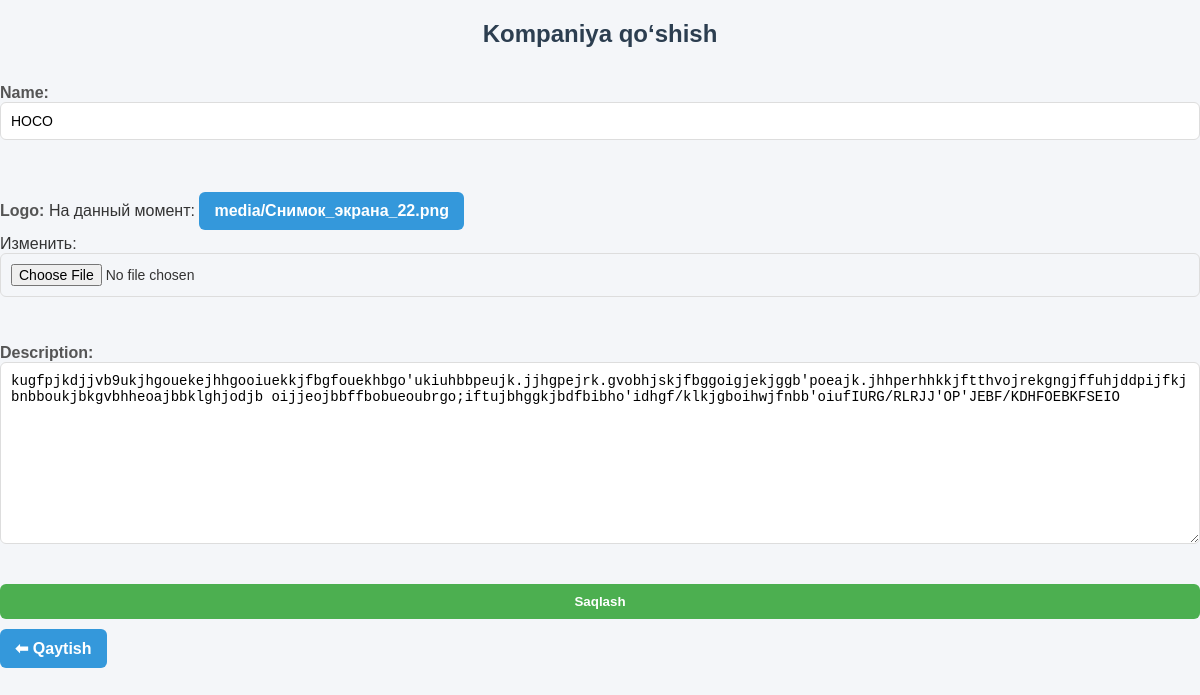
The page /api/companies/2/edit/ (signed in) on the database its author committed.
### main/models.py (models this page shows, shortened)
class Company(models.Model):
    name = models.CharField(max_length=255)
    logo = models.ImageField(upload_to='media/')
    description = models.TextField(blank=True, null=True)
    owner = models.ForeignKey(User, on_delete=models.CASCADE)

### main/views.py (the view)
# urls.py: path('companies/<int:pk>/edit/', company_edit, name='company_edit'),
@login_required
def company_edit(request, pk):
    company = get_object_or_404(Company, pk=pk)
    if not (request.user.is_superuser or (request.user.is_employer and company.owner == request.user)):
        raise PermissionDenied("Sizda bu kompaniyani tahrirlash huquqi yo‘q.")
    if request.method == 'POST':
        form = CompanyForm(request.POST, request.FILES, instance=company)
        if form.is_valid():
            form.save()
            return redirect('company_detail', pk=pk)
    else:
        form = CompanyForm(instance=company)
    return render(request, 'companies/company_form.html', {
        'form': form,
        'title': 'Kompaniyani tahrirlash'
    })

### main/forms.py
class CompanyForm(forms.ModelForm):
    class Meta:
        model = Company
        fields = ['name', 'logo', 'description']
        widgets = {
            'name': forms.TextInput(attrs={'class': 'form-control','placeholder': 'Введите название компании'}),
            'description': forms.Textarea(attrs={'class': 'form-control','placeholder': 'Краткое описание компании'}),
            'logo': forms.ClearableFileInput(attrs={'class': 'form-control'}),
        }

### templates/companies/company_form.html (shortened to what this page needs)
{% load static %}
<!DOCTYPE html>
<html lang="en">
<head>
  <link rel="stylesheet" href="{% static 'companies.css' %}">
</head>
<body>
  <h2>Kompaniya qo‘shish</h2>
  <form method="post" enctype="multipart/form-data">
    {{ form.as_p }}
    <button type="submit">Saqlash</button>
  </form>
  <a href="{% url 'company_list' %}">⬅ Qaytish</a>
</body>
</html>

### static/companies.css (style rules this page uses)
body { font-family: Arial, sans-serif; background: #f4f6f9; margin: 0; padding: 0; color: #333; }
h1, h2 { text-align: center; color: #2c3e50; }
a, button { display: inline-block; padding: 10px 15px; margin: 5px 0; border-radius: 6px; text-decoration: none; font-weight: bold; transition: 0.3s; cursor: pointer; }
a { background: #3498db; color: #fff; }
button, .btn { background: #4CAF50; border: none; color: #fff; }
form { display: flex; flex-direction: column; gap: 15px; }
label { font-weight: bold; color: #555; }
input, textarea { padding: 10px; border: 1px solid #ddd; border-radius: 6px; font-size: 14px; width: 100%; box-sizing: border-box; }
textarea { resize: vertical; min-height: 100px; }

### rows shown on the page
Company: name "HOCO", description "kugfpjkdjjvb9ukjhgouekejhhgooiuekkjfbgfouekhbgo'ukiuhbbpeujk.jjhgpejrk.gvobhjskjfbggoigjekjggb'poeajk.jhhperhhkkjftthvojrekgngjffuhjddpijfkjbnbboukjbkgvbhheoajbbklghjodjb oijjeojbbffbobueoubrgo;iftujbhggkjbdfbibho'idhgf/klkjgboihwjfnbb'oiufIURG/RLRJJ'OP'JEBF/KDHFOEBKFSEIO"
